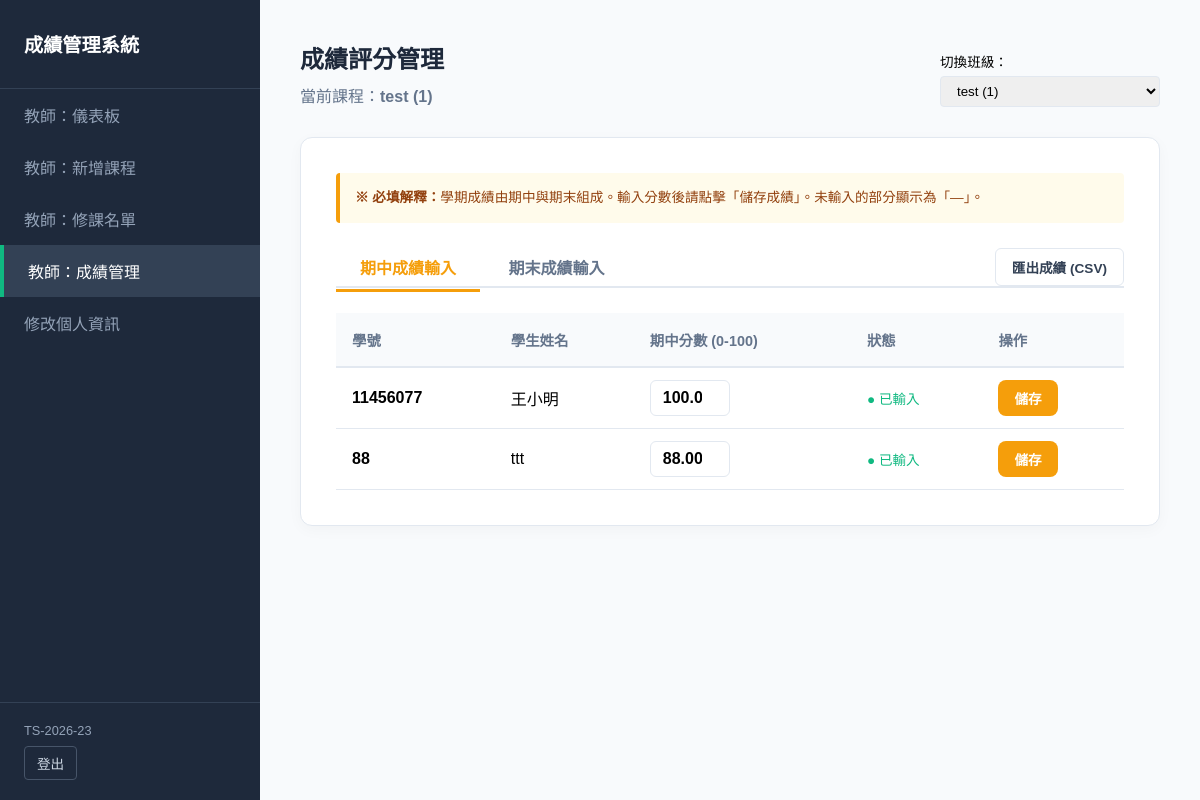
/accounts/teacher/course/9/grades/ (signed in), run on an earlier commit of the app's database.
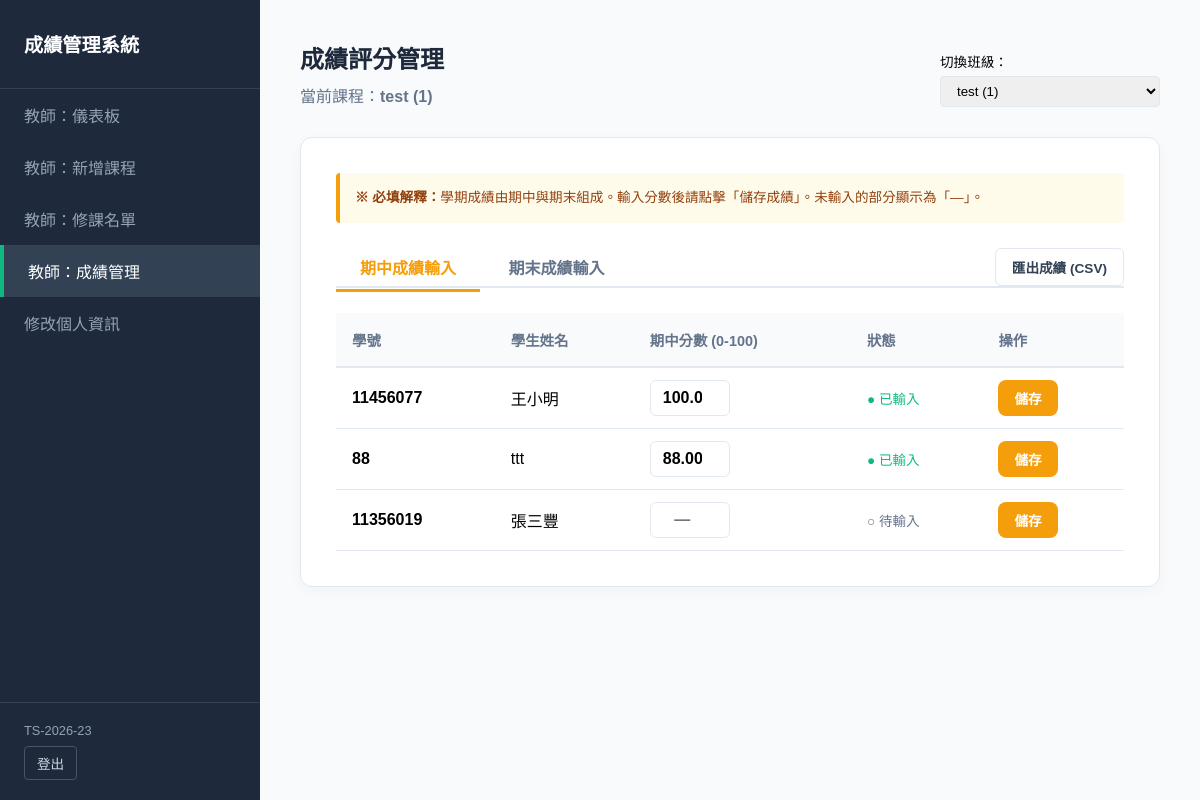
And on a later commit of the database.
### grades/models.py (models this page shows, shortened)
class Enrollment(models.Model):
    student = models.ForeignKey(User, on_delete=models.CASCADE, verbose_name="學生", related_name='enrollments')
    course = models.ForeignKey(Course, on_delete=models.CASCADE, verbose_name="課程", related_name='enrollments')
    semester = models.CharField(max_length=20, blank=True, default='', verbose_name="學期")
    approved = models.BooleanField(default=False, verbose_name="審核通過")
    requested_at = models.DateTimeField(default=timezone.now, verbose_name="申請時間")
    midterm_grade = models.DecimalField(
        max_digits=7,
        decimal_places=2,
        null=True,
        blank=True,
        verbose_name="期中成績",
        validators=[MinValueValidator(0)],
    )
    final_grade = models.DecimalField(
        max_digits=7,
        decimal_places=2,
        null=True,
        blank=True,
        verbose_name="期末成績",
        validators=[MinValueValidator(0)],
    )
    class Meta:
        verbose_name = "選課紀錄"
        verbose_name_plural = "選課紀錄管理"

class Profile(models.Model):
    user = models.OneToOneField(User, on_delete=models.CASCADE, related_name='profile')
    full_name = models.CharField(max_length=150, blank=True, verbose_name="姓名")
    avatar = models.ImageField(upload_to='avatars/', null=True, blank=True, verbose_name="個人頭像")
    is_teacher = models.BooleanField(default=False, verbose_name="是否為教師")

### grades/views.py (the view)
# urls.py: path('teacher/course/<int:course_id>/grades/', views.teacher_grade_manage, name='teacher_grade_manage'),
@user_passes_test(_is_teacher)
def teacher_grade_manage(request, course_id):
    course = get_object_or_404(Course, id=course_id, teacher=request.user)
    courses = Course.objects.filter(teacher=request.user).order_by('code')
    enrollments = Enrollment.objects.filter(course=course).select_related('student', 'student__profile')
    grade_tab = request.GET.get('tab', 'midterm')
    if grade_tab not in ('midterm', 'final'):
        grade_tab = 'midterm'
    return render(request, 'uiux/teacher_grade_manage.html', {
        'course': course,
        'courses': courses,
        'enrollments': enrollments,
        'grade_tab': grade_tab,
        'active_nav': 'grades',
    })

### grades/views.py (called while the page is built)
def _is_teacher(user):
    if not user.is_authenticated:
        return False
    try:
        if user.groups.filter(name='Teacher').exists():
            return True
    except Exception:
        pass
    profile = getattr(user, 'profile', None)
    return bool(profile and profile.is_teacher)

### templates/uiux/teacher_grade_manage.html (shortened to what this page needs)
{% extends 'uiux/base_teacher.html' %}
{% block content %}
{% if not courses %}
<div class="card"><p style="text-align:center;color:var(--text-muted);padding:24px;">尚無課程。<a href="{% url 'create_course' %}">建立課程</a></p></div>
{% else %}
<div class="page-header">
    <div>
        <h1 style="font-size: 1.5rem; color: var(--brand-dark); margin-bottom: 8px;">成績評分管理</h1>
        <p style="color: var(--text-muted);">當前課程：<strong>{{ course.name }} ({{ course.code }})</strong></p>
    </div>
    <div>
        <label style="font-size: 0.85rem; display: block; margin-bottom: 5px;">切換班級：</label>
        <select class="course-select" onchange="if(this.value) window.location.href=this.value;">
            {% for c in courses %}
            <option value="{% url 'teacher_grade_manage' c.id %}?tab={{ grade_tab }}" {% if course.id == c.id %}selected{% endif %}>
                {{ c.name }} ({{ c.code }})
            </option>
            {% endfor %}
        </select>
    </div>
</div>
<div class="card">
    <div class="explanation-box">
        <p><strong>※ 必填解釋：</strong>學期成績由期中與期末組成。輸入分數後請點擊「儲存成績」。未輸入的部分顯示為「—」。</p>
    </div>
    <div class="tab-container" style="display: flex; justify-content: space-between; align-items: center;">
        <div>
            <a class="tab {% if grade_tab == 'midterm' %}active{% endif %}" href="{% url 'teacher_grade_manage' course.id %}?tab=midterm">期中成績輸入</a>
            <a class="tab {% if grade_tab == 'final' %}active{% endif %}" href="{% url 'teacher_grade_manage' course.id %}?tab=final">期末成績輸入</a>
        </div>
        <a href="{% url 'export_course_grades' course.id %}" class="btn-outline">匯出成績 (CSV)</a>
    </div>
    {% if enrollments %}
    <table>
        <thead>
            <tr>
                <th>學號</th>
                <th>學生姓名</th>
                <th>{% if grade_tab == 'midterm' %}期中分數 (0-100){% else %}期末分數 (0-100){% endif %}</th>
                <th>狀態</th>
                <th>操作</th>
            </tr>
        </thead>
        <tbody>
            {% for e in enrollments %}
            <tr>
                <td><strong>{{ e.student.username }}</strong></td>
                <td>{{ e.student.profile.full_name|default:e.student.username }}</td>
                <td>
                    <form method="post" action="{% url 'update_enrollment_grade' e.id %}" style="display:flex;gap:8px;align-items:center;">
                        {% if grade_tab == 'midterm' %}
                        <input type="number" class="score-input" name="midterm_grade" min="0" max="100" step="0.01"
                               value="{{ e.midterm_grade|default_if_none:'' }}" placeholder="—">
                        {% else %}
                        <input type="hidden" name="midterm_grade" value="{{ e.midterm_grade|default_if_none:'' }}">
                        <input type="number" class="score-input" name="final_grade" min="0" max="100" step="0.01"
                               value="{{ e.final_grade|default_if_none:'' }}" placeholder="—">
                        {% endif %}
                </td>
                <td>
                    {% if grade_tab == 'midterm' and e.midterm_grade is not None %}
                    <span class="status-done">● 已輸入</span>
                    {% elif grade_tab == 'final' and e.final_grade is not None %}
                    <span class="status-done">● 已輸入</span>
                    {% else %}
                    <span class="status-pending">○ 待輸入</span>
                    {% endif %}
                </td>
                <td>
                        <button type="submit" class="btn-save" style="padding:8px 16px;font-size:0.85rem;">儲存</button>
                </td>
            </tr>
            {% endfor %}
        </tbody>
    </table>
    {% else %}
    <p style="text-align:center;color:var(--text-muted);padding:24px;">此課程尚無學生選修。</p>
    {% endif %}
</div>
{% endif %}
{% endblock %}

What changed in the data, as far as the page shows it:
added Enrollment: student.username "11356019", student.profile.full_name "張三豐", shows "○ 待輸入"
